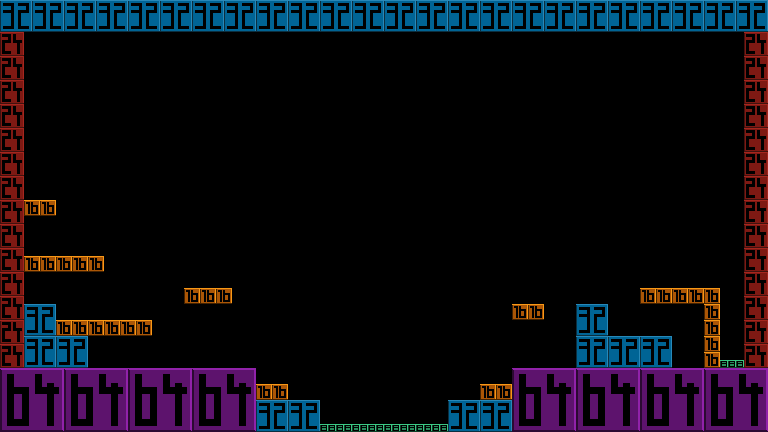

Below is a game level as drawn by its tile map, then a one-line description and the .tmx that defines it (tile-layer data replaced by summaries):
An orthogonal 96x54 tile map with 8x8 px tiles, 1 tile layer (Main) and 22 objects.

<map version="1.4" tiledversion="1.4.3" orientation="orthogonal" renderorder="right-down" width="96" height="54" tilewidth="8" tileheight="8" infinite="0" nextlayerid="3" nextobjectid="25">
 <tileset firstgid="1" source="../../Sprites/Tiles/DEV/Metrics/T_metrics.tsx" />
 <layer id="1" name="Main" width="96" height="54">
  <data>[5184 cells, 1467 non-empty, 94 distinct tile ids]</data>
 </layer>
 <objectgroup id="2" name="Col">
  <object id="3" x="0" y="368" width="256" height="64" />
  <object id="4" x="0" y="0" width="768" height="32" />
  <object id="5" x="0" y="32" width="24" height="336" />
  <object id="6" x="744" y="32" width="24" height="336" />
  <object id="7" x="512" y="368" width="256" height="64" />
  <object id="8" x="448" y="400" width="64" height="32" />
  <object id="9" x="256" y="400" width="64" height="32" />
  <object id="10" x="320" y="424" width="128" height="8" />
  <object id="11" x="256" y="384" width="32" height="16" />
  <object id="12" x="480" y="384" width="32" height="16" />
  <object id="13" x="512" y="304" width="32" height="16" />
  <object id="14" x="184" y="288" width="48" height="16" />
  <object id="15" x="56" y="320" width="96" height="16" />
  <object id="16" x="24" y="256" width="80" height="16" />
  <object id="17" x="24" y="200" width="32" height="16" />
  <object id="18" x="640" y="288" width="80" height="16" />
  <object id="19" x="704" y="304" width="16" height="64" />
  <object id="20" x="576" y="336" width="96" height="32" />
  <object id="21" x="576" y="304" width="32" height="32" />
  <object id="22" x="24" y="336" width="64" height="32" />
  <object id="23" x="24" y="304" width="32" height="32" />
  <object id="24" x="720" y="360" width="24" height="8" />
 </objectgroup>
</map>
